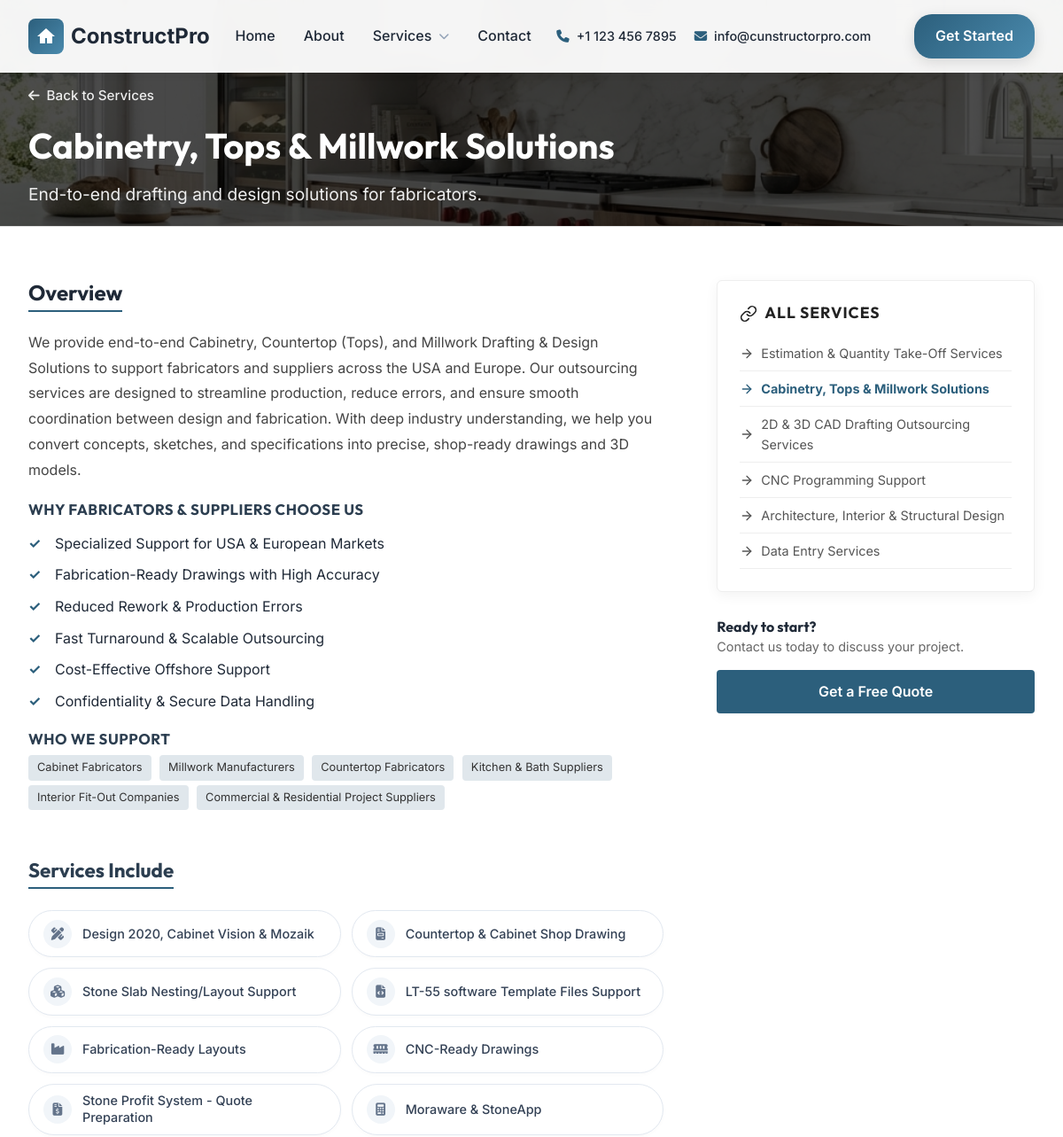
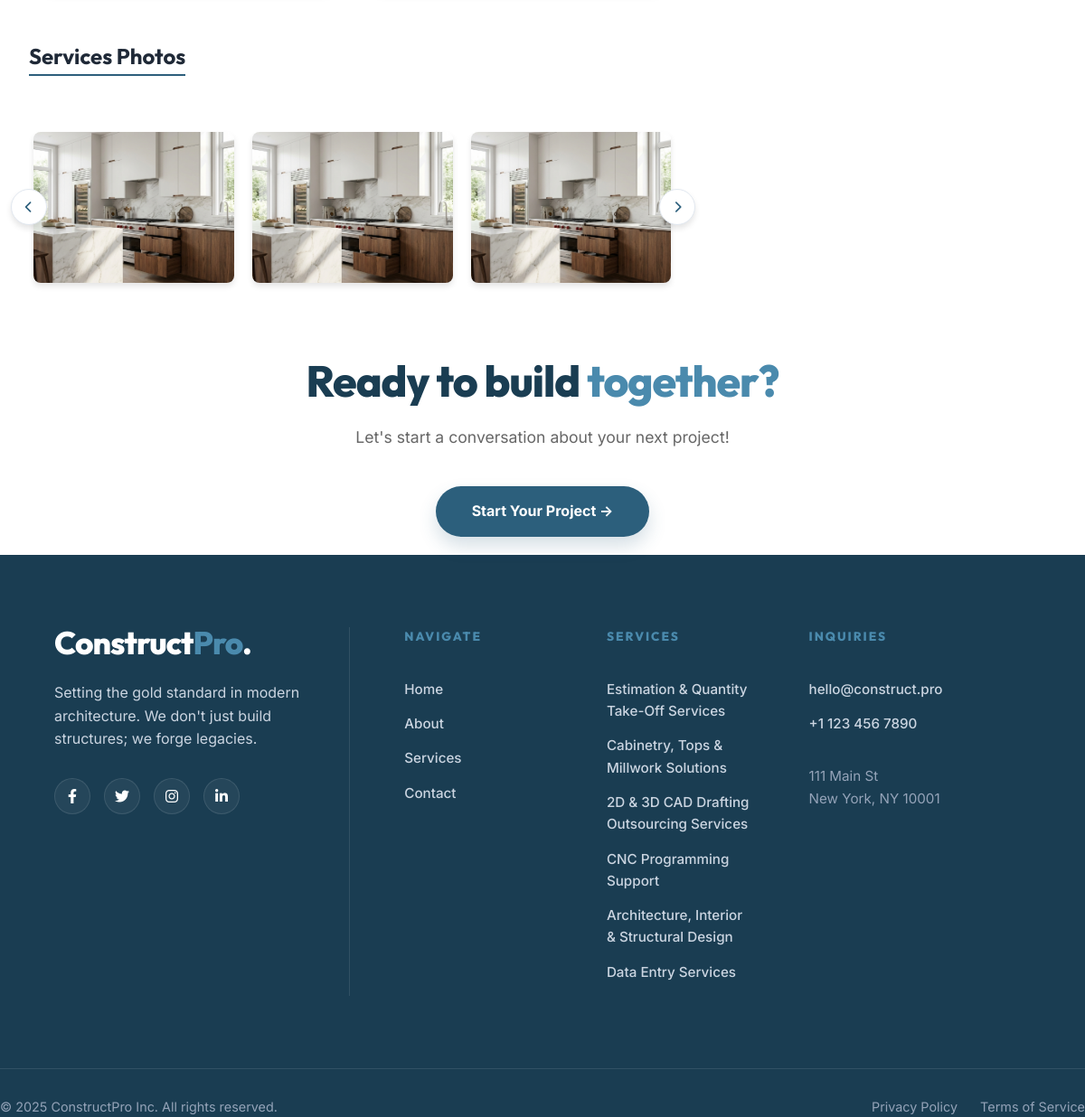
The app's page /service/cabinetry-tops-millwork-solutions/ with its own data (2 pictures, top to bottom).
### main/models.py (models this page shows, shortened)
class Service(models.Model):
    title = models.CharField(max_length=200)
    subtitle = models.CharField(max_length=300, blank=True)
    slug = models.SlugField(unique=True, blank=True)
    icon = models.CharField(max_length=50, help_text="Icon class name (e.g., 'calculator')")
    image = models.CharField(max_length=200, blank=True, help_text="Path to service image (e.g., 'services/estimation.png')")
    overview = models.TextField(blank=True)
    order = models.IntegerField(default=0)
    class Meta:
        ordering = ['order']

class ServiceSection(models.Model):
    SECTION_TYPES = (
        ('text', 'Text Block'),
        ('list', 'List (Bullet Points)'),
        ('process', 'Process Steps'),
        ('benefits', 'Benefits (Checkmarks)'),
        ('tags', 'Tags (Who Can Benefit)'),
    )
    service = models.ForeignKey(Service, on_delete=models.CASCADE, related_name='sections')
    heading = models.CharField(max_length=200, blank=True)
    section_type = models.CharField(max_length=20, choices=SECTION_TYPES, default='text')
    content = models.TextField(blank=True, help_text="Main text content")
    items = models.TextField(blank=True, help_text="List items separated by newlines")
    is_subsection = models.BooleanField(default=False, help_text="If True, this section will be rendered as a sub-section of the previous block (e.g., inside Overview)")
    order = models.IntegerField(default=0)
    class Meta:
        ordering = ['order']
    def get_items_list(self):
        if not self.items:
            return []
        return [item.strip() for item in self.items.split('\n') if item.strip()]

class ServiceFeature(models.Model):
    service = models.ForeignKey(Service, on_delete=models.CASCADE, related_name='features')
    title = models.CharField(max_length=100)
    icon = models.CharField(max_length=50, help_text="FontAwesome class (e.g., 'fa-solid fa-check')")
    order = models.IntegerField(default=0)
    class Meta:
        ordering = ['order']

class ServiceImage(models.Model):
    service = models.ForeignKey(Service, on_delete=models.CASCADE, related_name='images')
    image = models.CharField(max_length=200, help_text="Path to image (e.g., 'services/gallery/1.jpg')")
    caption = models.CharField(max_length=200, blank=True)
    order = models.IntegerField(default=0)
    class Meta:
        ordering = ['order']

### main/views.py (the view)
# urls.py: path('service/<slug:slug>/', views.service_detail, name='service_detail'),
def service_detail(request, slug):
    service = get_object_or_404(Service, slug=slug)
    services = Service.objects.all()
    context = {
        'service': service,
        'services': services
    }
    return render(request, 'service_detail.html', context)

### main/context_processors.py (called while the page is built)
def footer_services(request):
    services = Service.objects.all().order_by('order')
    return {'footer_services': services, 'global_services': services}

### templates/service_detail.html (shortened to what this page needs)
{% extends 'base.html' %}
{% load static %}
{% block extra_css %}
<link rel="stylesheet" href="{% static 'css/service-detail-variants.css' %}">
{% endblock %}
{% block content %}
<section class="layout-wrapper layout-sidebar">
    <div class="ls-hero"
        style="{% if service.image %}background-image: linear-gradient(rgba(0,0,0,0.7), rgba(0,0,0,0.7)), url('{% static 'images/' %}{{ service.image }}'); background-size: cover; background-position: center; color: white;{% endif %}">
        <div class="container">
            <a href="{% url 'home' %}#services" class="back-to-services-link">
                <i class="fa-solid fa-arrow-left"></i>
                Back to Services
            </a>
            <h1 style="{% if service.image %}color: white;{% endif %}">{{ service.title }}</h1>
            <p class="ls-lead" style="{% if service.image %}color: #eee;{% endif %}">{{ service.subtitle }}</p>
        </div>
    </div>
    <div class="container ls-container">
        <div class="ls-main">
            <div class="ls-block">
                <h2>Overview</h2>
                <p>{{ service.overview }}</p>
                {% for section in service.sections.all %}
                {% if section.section_type == 'text' %}
                {% if section.heading %}
                {% if section.is_subsection %}
                <h4 class="subsection-title">{{ section.heading }}</h4>
                {% else %}
                <h2>{{ section.heading }}</h2>
                {% endif %}
                {% endif %}
                <p>{{ section.content }}</p>
                {% elif section.section_type == 'tags' %}
                {% if section.heading %}<h4 class="subsection-title">{{ section.heading }}</h4>{% endif %}
                <div class="ls-tags">
                    {% for item in section.get_items_list %}
                    <span class="ls-tag">{{ item }}</span>
                    {% endfor %}
                </div>
                {% elif section.section_type == 'benefits' %}
                {% if section.heading %}
                {% if section.is_subsection %}
                <h4 class="subsection-title">{{ section.heading }}</h4>
                {% else %}
                <h2>{{ section.heading }}</h2>
                {% endif %}
                {% endif %}
                <ul style="list-style: none; padding: 0; margin-top: 1rem;">
                    {% for item in section.get_items_list %}
                    <li style="margin-bottom: 10px; display: flex; gap: 10px; align-items: start;">
                        <span style="color: #2c5f7c; font-weight: bold; min-width: 20px;">✓</span>
                        <span>{{ item }}</span>
                    </li>
                    {% endfor %}
                </ul>
                {% endif %}
                {% endfor %}
            </div>
            {% if service.features.count > 0 %}
            <div class="ls-block service-glass-highlight-section">
                <h2>Services Include</h2>
                <div class="glass-grid">
                    {% for feature in service.features.all %}
                    <div class="glass-card" style="animation-delay: {{ forloop.counter|add:1|default:1 }}00ms">
                        <div class="glass-icon-wrapper">
                            <i class="{{ feature.icon }} glass-icon-main"></i>
                            <div class="glass-icon-bg"></div>
                        </div>
                        <span class="glass-text">{{ feature.title }}</span>
                    </div>
                    {% endfor %}
                </div>
            </div>
            {% endif %}
            {% if service.images.count > 0 %}
            <div class="ls-block gallery-section">
                <h2>Services Photos</h2>
                <div class="carousel-container">
                    <button class="carousel-nav prev" onclick="scrollGallery(-1)">
                        <i class="fa-solid fa-chevron-left"></i>
                    </button>
                    <div class="carousel-track-wrapper">
                        <div class="carousel-track" id="galleryTrack">
                            {% for img in service.images.all %}
                            <div class="gallery-item-slide" onclick="openLightbox('{{ forloop.counter0 }}')">
                                <img src="{% static 'images/' %}{{ img.image }}"
                                    alt="{{ img.caption|default:service.title }}">
                            </div>
                            {% endfor %}
                        </div>
                    </div>
                    <button class="carousel-nav next" onclick="scrollGallery(1)">
                        <i class="fa-solid fa-chevron-right"></i>
                    </button>
                </div>
            </div>
            {% endif %}
        </div>
        <aside class="ls-sidebar">
            <div class="ls-widget ls-widget-primary">
                <h3>
                    All Services
                </h3>
                <ul>
                    {% for s in services %}
                    <li>
                        <a href="{% url 'service_detail' s.slug %}"
                            style="text-decoration: none; color: {% if s.id == service.id %}#2c5f7c{% else %}inherit{% endif %}; font-weight: {% if s.id == service.id %}bold{% else %}normal{% endif %}; display: flex; align-items: center;">
                            <svg width="16" height="16" viewBox="0 0 24 24" fill="none" stroke="currentColor"
                                stroke-width="2" stroke-linecap="round" stroke-linejoin="round"
                                style="margin-right: 8px; flex-shrink: 0;">
                                <line x1="5" y1="12" x2="19" y2="12"></line>
                                <polyline points="12 5 19 12 12 19"></polyline>
                            </svg>
                            {{ s.title }}
                        </a>
                    </li>
                    {% endfor %}
                </ul>
            </div>
            <div class="ls-cta-box">
                <h4>Ready to start?</h4>
                <p style="font-size: 0.9rem; margin-bottom: 15px; color: #666;">Contact us today to discuss your
                    project.</p>
                <a href="{% url 'contact' %}" class="btn-sidebar">Get a Free Quote</a>
            </div>
        </aside>
    </div>
</section>
{% endblock %}

### templates/base.html (shortened to what this page needs)
<!DOCTYPE html>
<html lang="en">
<head>
    <link rel="stylesheet" href="https://cdnjs.cloudflare.com/ajax/libs/font-awesome/6.4.0/css/all.min.css">
    {% load static %}
    <link rel="stylesheet" href="{% static 'css/style.css' %}?v=29">
    <link rel="stylesheet" href="{% static 'css/hero-options.css' %}">
    <link rel="stylesheet" href="{% static 'css/process-section.css' %}">
    <link rel="stylesheet" href="{% static 'css/testimonials-options.css' %}">
    <link rel="stylesheet" href="{% static 'css/new-sections.css' %}">
    <link rel="stylesheet" href="{% static 'css/vision-section.css' %}">
    <link rel="stylesheet" href="{% static 'css/design-variants.css' %}">
    {% block extra_css %}{% endblock %}
</head>
<body>
    <nav class="navbar">
        <div class="container">
            <a href="{% url 'home' %}" class="logo">
                <div class="logo-icon">
                    <svg width="24" height="24" viewBox="0 0 24 24" fill="white">
                        <path d="M12 3L2 12h3v8h6v-6h2v6h6v-8h3L12 3z" />
                    </svg>
                </div>
                <span>ConstructPro</span>
            </a>
            <ul class="nav-links">
                <li><a href="{% url 'home' %}">Home</a></li>
                <li><a href="{% url 'about' %}">About</a></li>
                <li class="nav-dropdown">
                    <a href="#services" class="dropdown-toggle">
                        Services
                        <i class="fa-solid fa-chevron-down dropdown-arrow"></i>
                    </a>
                </li>
                <li><a href="{% url 'contact' %}">Contact</a></li>
            </ul>
            <div class="nav-contact-info">
                <a href="tel:+1123456789"><i class="fa-solid fa-phone"></i> +1 123 456 7895</a>
                <a href="mailto:info@cunstructorpro.com"><i class="fa-solid fa-envelope"></i>
                    info@cunstructorpro.com</a>
            </div>
            <a href="{% url 'contact' %}" class="btn-primary">Get Started</a>
        </div>
    </nav>
    <main>
        {% block content %}{% endblock %}
    </main>
    <footer class="main-footer">
        <footer class="footer-executive">
            <div class="footer-cta-clean">
                <h2>Ready to build <span class="text-highlight">together?</span></h2>
                <p>Let's start a conversation about your next project!</p>
                <a href="{% url 'contact' %}" class="btn-cta-pill">Start Your Project &rarr;</a>
            </div>
            <div class="footer-grid-executive">
                <div class="footer-brand-area">
                    <a href="{% url 'home' %}" class="footer-logo-executive">
                        Construct<span>Pro</span>.
                    </a>
                    <p class="footer-desc">
                        Setting the gold standard in modern architecture. We don't just build structures; we forge
                        legacies.
                    </p>
                    <div class="footer-socials">
                        <a href="#" class="social-link"><i class="fab fa-facebook-f"></i></a>
                        <a href="#" class="social-link"><i class="fab fa-twitter"></i></a>
                        <a href="#" class="social-link"><i class="fab fa-instagram"></i></a>
                        <a href="#" class="social-link"><i class="fab fa-linkedin-in"></i></a>
                    </div>
                </div>
                <div class="footer-col-executive">
                    <div class="footer-header">Navigate</div>
                    <a href="{% url 'home' %}" class="footer-link">Home</a>
                    <a href="{% url 'about' %}" class="footer-link">About</a>
                    <a href="{% url 'home' %}#services" class="footer-link">Services</a>
                    <a href="{% url 'contact' %}" class="footer-link">Contact</a>
                </div>
                <div class="footer-col-executive">
                    <div class="footer-header">Services</div>
                    {% for service in footer_services %}
                    <a href="{% url 'service_detail' service.slug %}" class="footer-link">{{ service.title }}</a>
                    {% endfor %}
                </div>
                <div class="footer-col-executive">
                    <div class="footer-header">Inquiries</div>
                    <a href="mailto:hello@construct.pro" class="footer-link">hello@construct.pro</a>
                    <a href="tel:+11234567890add " class="footer-link">+1 123 456 7890</a>
                    <div class="footer-address">
                        111 Main St<br> New York, NY 10001
                    </div>
                </div>
            </div>
            <div class="footer-bottom-executive">
                <div class="copyright">&copy; 2025 ConstructPro Inc. All rights reserved.</div>
                <div class="legal-links">
                    <a href="#">Privacy Policy</a>
                    <a href="#">Terms of Service</a>
                </div>
            </div>
        </footer>
</body>
</html>

### static/css/service-detail-variants.css (style rules this page uses)
.layout-wrapper { padding: 80px 0; border-bottom: 2px solid #ddd; position: relative; background: #fff; overflow: hidden; }
.layout-sidebar .ls-hero { background: #f4f6f8; padding: 80px 0 60px; border-bottom: 1px solid #e1e1e1; }
.layout-sidebar h1 { font-family: 'Outfit', sans-serif; font-size: 2.5rem; margin-bottom: 1rem; color: #111; }
.layout-sidebar .ls-lead { font-size: 1.2rem; color: #555; max-width: 800px; }
.ls-container { display: grid; grid-template-columns: 2fr 1fr; gap: 60px; padding-top: 60px; }
.ls-block { margin-bottom: 50px; }
.ls-block h2 { font-size: 1.5rem; margin-bottom: 20px; border-bottom: 2px solid #2c5f7c; display: inline-block; padding-bottom: 5px; }
.ls-block p { line-height: 1.8; color: #444; }
.ls-sidebar { position: sticky; top: 100px; }
.ls-widget { background: #f9f9f9; padding: 25px; margin-bottom: 30px; border-radius: 6px; }
.ls-widget-primary { background: #fff; border: 1px solid #eee; box-shadow: 0 4px 15px rgba(0, 0, 0, 0.05); }
.ls-widget h3 { font-size: 1.1rem; margin-bottom: 15px; text-transform: uppercase; letter-spacing: 1px; color: #222; }
.ls-widget ul { list-style: none; padding: 0; }
.ls-widget li { padding: 8px 0; border-bottom: 1px solid #eee; font-size: 0.9rem; color: #555; }
.ls-tag { display: inline-block; background: #e0e7ec; padding: 4px 10px; border-radius: 4px; font-size: 0.8rem; margin: 0 5px 5px 0; color: #333; }
.btn-sidebar { display: block; text-align: center; background: #2c5f7c; color: white; padding: 12px; text-decoration: none; border-radius: 4px; font-weight: 600; margin-top: 10px; }

### records on screen
Service: image (picture), title "Cabinetry, Tops & Millwork Solutions", subtitle "End-to-end drafting and design solutions for fabricators.", overview "We provide end-to-end Cabinetry, Countertop (Tops), and Millwork Drafting & Design Solutions to support fabricators and suppliers across the USA and Europe. Our outsourcing services are designed to streamline production, reduce errors, and ensure smooth coordination between design and fabrication. With deep industry understanding, we help you convert concepts, sketches, and specifications into precise, shop-ready drawings and 3D models."
ServiceSection: heading "WHY FABRICATORS & SUPPLIERS CHOOSE US", section_type "benefits" (drawn), get_items_list "Specialized Support for USA & European Markets" "Fabrication-Ready Drawings with High Accuracy" "Reduced Rework & Production Errors" "Fast Turnaround & Scalable Outsourcing" "Cost-Effective Offshore Support" "Confidentiality & Secure Data Handling"
ServiceSection: heading "WHO WE SUPPORT", get_items_list "Cabinet Fabricators" "Millwork Manufacturers" "Countertop Fabricators" "Kitchen & Bath Suppliers" "Interior Fit-Out Companies" "Commercial & Residential Project Suppliers"
ServiceFeature: title "Design 2020, Cabinet Vision & Mozaik"
ServiceFeature: title "Countertop & Cabinet Shop Drawing"
ServiceFeature: title "Stone Slab Nesting/Layout Support"
ServiceFeature: title "LT-55 software Template Files Support"
ServiceFeature: title "Fabrication-Ready Layouts"
ServiceFeature: title "CNC-Ready Drawings"
ServiceFeature: title "Stone Profit System - Quote Preparation"
ServiceFeature: title "Moraware & StoneApp"
ServiceImage: image (picture)
ServiceImage: image (picture)
ServiceImage: image (picture)
Service: title "Estimation & Quantity Take-Off Services"
Service: title "2D & 3D CAD Drafting Outsourcing Services"
Service: title "CNC Programming Support"
Service: title "Architecture, Interior & Structural Design"
Service: title "Data Entry Services"
